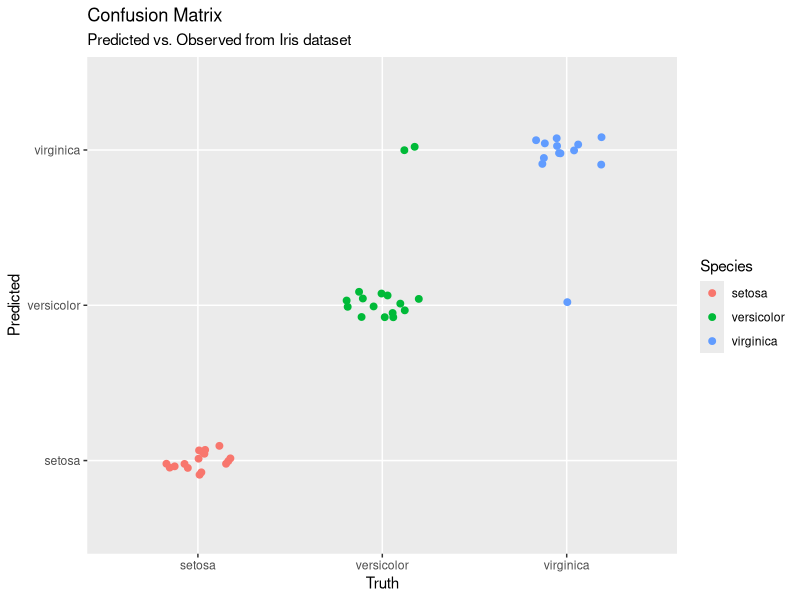

The R source for this figure:
#나이브 베이즈즈 모델 학습시키기
# install.packages('klaR')
# library(klaR)

# install.packages('e1071')
library(e1071) 

set.seed(1234)
idx <- sample(1:nrow(iris), 0.7*nrow(iris))
# idx <- sample(1:nrow(iris), 100)
training <- iris[idx, ]
testing <- iris[-idx, ]

model <- naiveBayes(formula = Species ~ ., data = iris)

# 학습된 나이브 베이즈 모델로 예측
pred <- predict(model, testing)
attributes(pred)
head(pred)

# 정분류율 및 오분류율 계산
# 정오분류표(confusion matrix) 작성
mytable <- table(pred, testing$Species)
mytable            

#정분류율
accuracy <- sum(mytable[row(mytable) == col(mytable)])/sum(mytable) 
accuracy

#오분류율
inaccuracy <- 1 - accuracy 
inaccuracy

# 정오분류표 그래프화
library(ggplot2)
test <- testing
colnames(test)
test$pred <- predict(model, testing) #예측된 분류 입력하기

ggplot(test, aes(Species, pred, color = Species)) + geom_jitter(width = 0.2, height = 0.1, size=2) + labs(title="Confusion Matrix", subtitle="Predicted vs. Observed from Iris dataset", y="Predicted", x="Truth")
